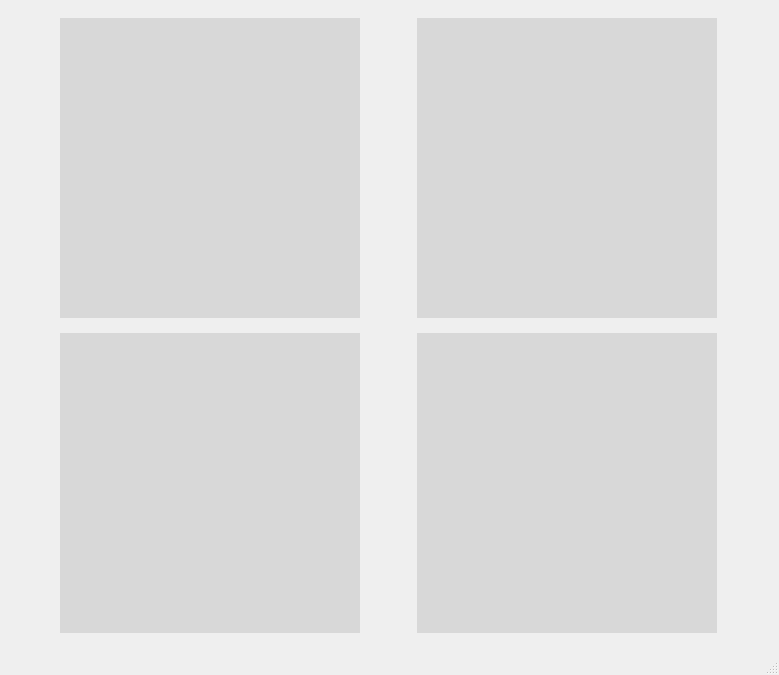
<?xml version="1.0" encoding="UTF-8"?>
<ui version="4.0">
 <class>MainWindow</class>
 <widget class="QMainWindow" name="MainWindow">
  <property name="geometry">
   <rect>
    <x>0</x>
    <y>0</y>
    <width>779</width>
    <height>675</height>
   </rect>
  </property>
  <property name="windowTitle">
   <string>MainWindow</string>
  </property>
  <widget class="QWidget" name="centralwidget">
   <layout class="QGridLayout" name="gridLayout">
    <item row="0" column="0">
     <widget class="Clock" name="widget" native="true">
      <property name="minimumSize">
       <size>
        <width>300</width>
        <height>300</height>
       </size>
      </property>
      <property name="maximumSize">
       <size>
        <width>300</width>
        <height>300</height>
       </size>
      </property>
      <property name="styleSheet">
       <string notr="true">background-color: rgb(216, 216, 216);
width:15px;</string>
      </property>
     </widget>
    </item>
    <item row="0" column="1">
     <widget class="MyWidget" name="widget_2" native="true">
      <property name="minimumSize">
       <size>
        <width>300</width>
        <height>300</height>
       </size>
      </property>
      <property name="maximumSize">
       <size>
        <width>300</width>
        <height>300</height>
       </size>
      </property>
      <property name="styleSheet">
       <string notr="true">background-color: rgb(216, 216, 216);
width:15px;</string>
      </property>
     </widget>
    </item>
    <item row="1" column="0">
     <widget class="WaterProgressBar" name="widget_3" native="true">
      <property name="minimumSize">
       <size>
        <width>300</width>
        <height>300</height>
       </size>
      </property>
      <property name="maximumSize">
       <size>
        <width>300</width>
        <height>300</height>
       </size>
      </property>
      <property name="styleSheet">
       <string notr="true">background-color: rgb(216, 216, 216);
width:15px;</string>
      </property>
     </widget>
    </item>
    <item row="1" column="1">
     <widget class="SwitchButton" name="widget_4" native="true">
      <property name="minimumSize">
       <size>
        <width>300</width>
        <height>300</height>
       </size>
      </property>
      <property name="maximumSize">
       <size>
        <width>300</width>
        <height>300</height>
       </size>
      </property>
      <property name="styleSheet">
       <string notr="true">background-color: rgb(216, 216, 216);
width:15px;</string>
      </property>
     </widget>
    </item>
   </layout>
  </widget>
  <widget class="QMenuBar" name="menubar">
   <property name="geometry">
    <rect>
     <x>0</x>
     <y>0</y>
     <width>779</width>
     <height>26</height>
    </rect>
   </property>
  </widget>
  <widget class="QStatusBar" name="statusbar"/>
 </widget>
 <customwidgets>
  <customwidget>
   <class>WaterProgressBar</class>
   <extends>QWidget</extends>
   <header>waterprogressbar.h</header>
   <container>1</container>
  </customwidget>
  <customwidget>
   <class>MyWidget</class>
   <extends>QWidget</extends>
   <header>mywidget.h</header>
   <container>1</container>
  </customwidget>
  <customwidget>
   <class>SwitchButton</class>
   <extends>QWidget</extends>
   <header location="global">switchbutton.h</header>
   <container>1</container>
  </customwidget>
  <customwidget>
   <class>Clock</class>
   <extends>QWidget</extends>
   <header>clock.h</header>
   <container>1</container>
  </customwidget>
 </customwidgets>
 <resources/>
 <connections/>
</ui>
